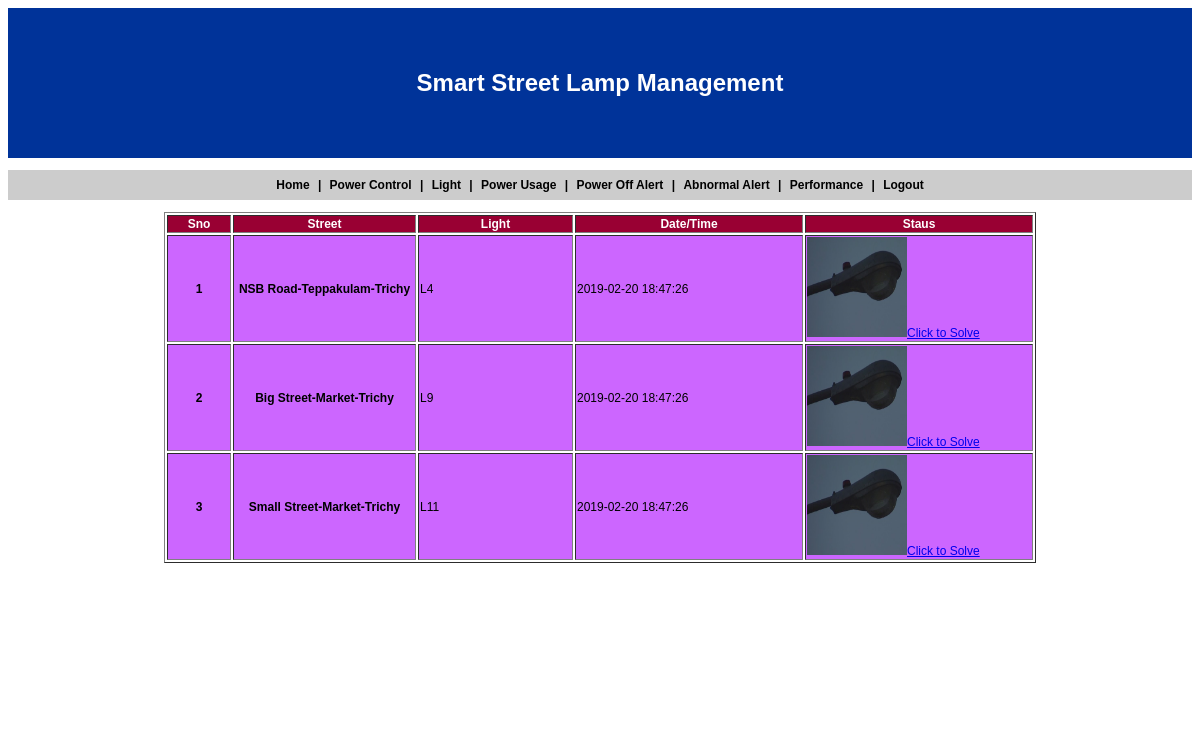
The page /alert1.php on the database its author committed.
### tables this page shows
CREATE TABLE `street_det` (
  `id` int(11) NOT NULL,
  `city` varchar(30) NOT NULL,
  `area` varchar(30) NOT NULL,
  `street` varchar(30) NOT NULL,
  `light` varchar(10) NOT NULL,
  `level` int(11) NOT NULL,
  `status` int(11) NOT NULL,
  `not_work` int(11) NOT NULL,
  `abnormal` int(11) NOT NULL,
  `alert_st` int(11) NOT NULL,
  `dtime` timestamp NOT NULL default CURRENT_TIMESTAMP on update CURRENT_TIMESTAMP
);

### alert1.php (the view, shortened to what this page needs)
<!DOCTYPE html PUBLIC "-//W3C//DTD XHTML 1.0 Transitional//EN" "http://www.w3.org/TR/xhtml1/DTD/xhtml1-transitional.dtd">
<html xmlns="http://www.w3.org/1999/xhtml">
<head>
<title><?php include("title.php"); ?></title>
<link href="style.css" rel="stylesheet" type="text/css" />
</head>
<body>
<form id="form1" name="form1" method="post" action="">
  <div align="center" class="hd"><?php include("title.php"); ?></div>
  <p>
    <?php include("link_admin.php"); ?>
    <?php
	$qry=mysql_query("select * from street_det where not_work=1 order by dtime desc");
	$num=mysql_num_rows($qry);
	if($num>0)
	{
	?>
  </p>
  <table width="872" border="1" align="center">
    <tr>
      <th width="60" class="bg1" scope="col">Sno</th>
      <th width="179" class="bg1" scope="col">Street</th>
      <th width="151" class="bg1" scope="col">Light</th>
      <th width="224" class="bg1" scope="col">Date/Time</th>
      <th width="224" class="bg1" scope="col">Staus</th>
    </tr>
    <?php
	  $i=0;
	  while($row=mysql_fetch_array($qry))
	  {
	  $i++;
	  $nw="bgcolor=#CC66FF";
	  $ab="bgcolor=#FFFF33";
	  ?>
    <tr <?php if($row['not_work']=="1") { echo $nw; } else if($row['abnormal']=="1") { echo $ab; } else { echo "class=bg2"; } ?>>
      <th><?php echo $i; ?></th>
      <th><?php echo $row['street']."-".$row['area']."-".$row['city']; ?></th>
      <td><?php echo $row['light']; ?></td>
      <td><?php echo $row['dtime']; ?></td>
      <td><?php
		echo '<img src="images/LOFF.png" width="100" height="100">';
		echo '<a href="alert1.php?act=ok&did='.$row['id'].'">Click to Solve</a>';
		?></td>
    </tr>
    <?php
	  }
	  ?>
  </table>
  <?php
	}
	else
	{
	echo "Empty..";
	}
	?>
<p align="center">&nbsp;</p>
 <iframe src="alert.php" width="200" height="100" style="display:block" frameborder="0"></iframe>
</form>
</body>
</html>

### style.css (style rules this page uses)
body { font-family:Arial, Helvetica, sans-serif; font-size:12px; }
.hd { font-family: Arial, Helvetica, sans-serif; font-size: 24px; font-weight: bold; color: #FFFFFF; height: 150px; line-height: 150px; background-repeat: repeat-x; background-position: left; background-color: #003399; }
.bg1 { color: #FFFFFF; background-color: #990033; }

### rows shown on the page
street_det: street "NSB Road", area "Teppakulam", city "Trichy", light "L4", dtime "2019-02-20 18:47:26"
street_det: street "Big Street", area "Market", city "Trichy", light "L9", dtime "2019-02-20 18:47:26"
street_det: street "Small Street", area "Market", city "Trichy", light "L11", dtime "2019-02-20 18:47:26"
